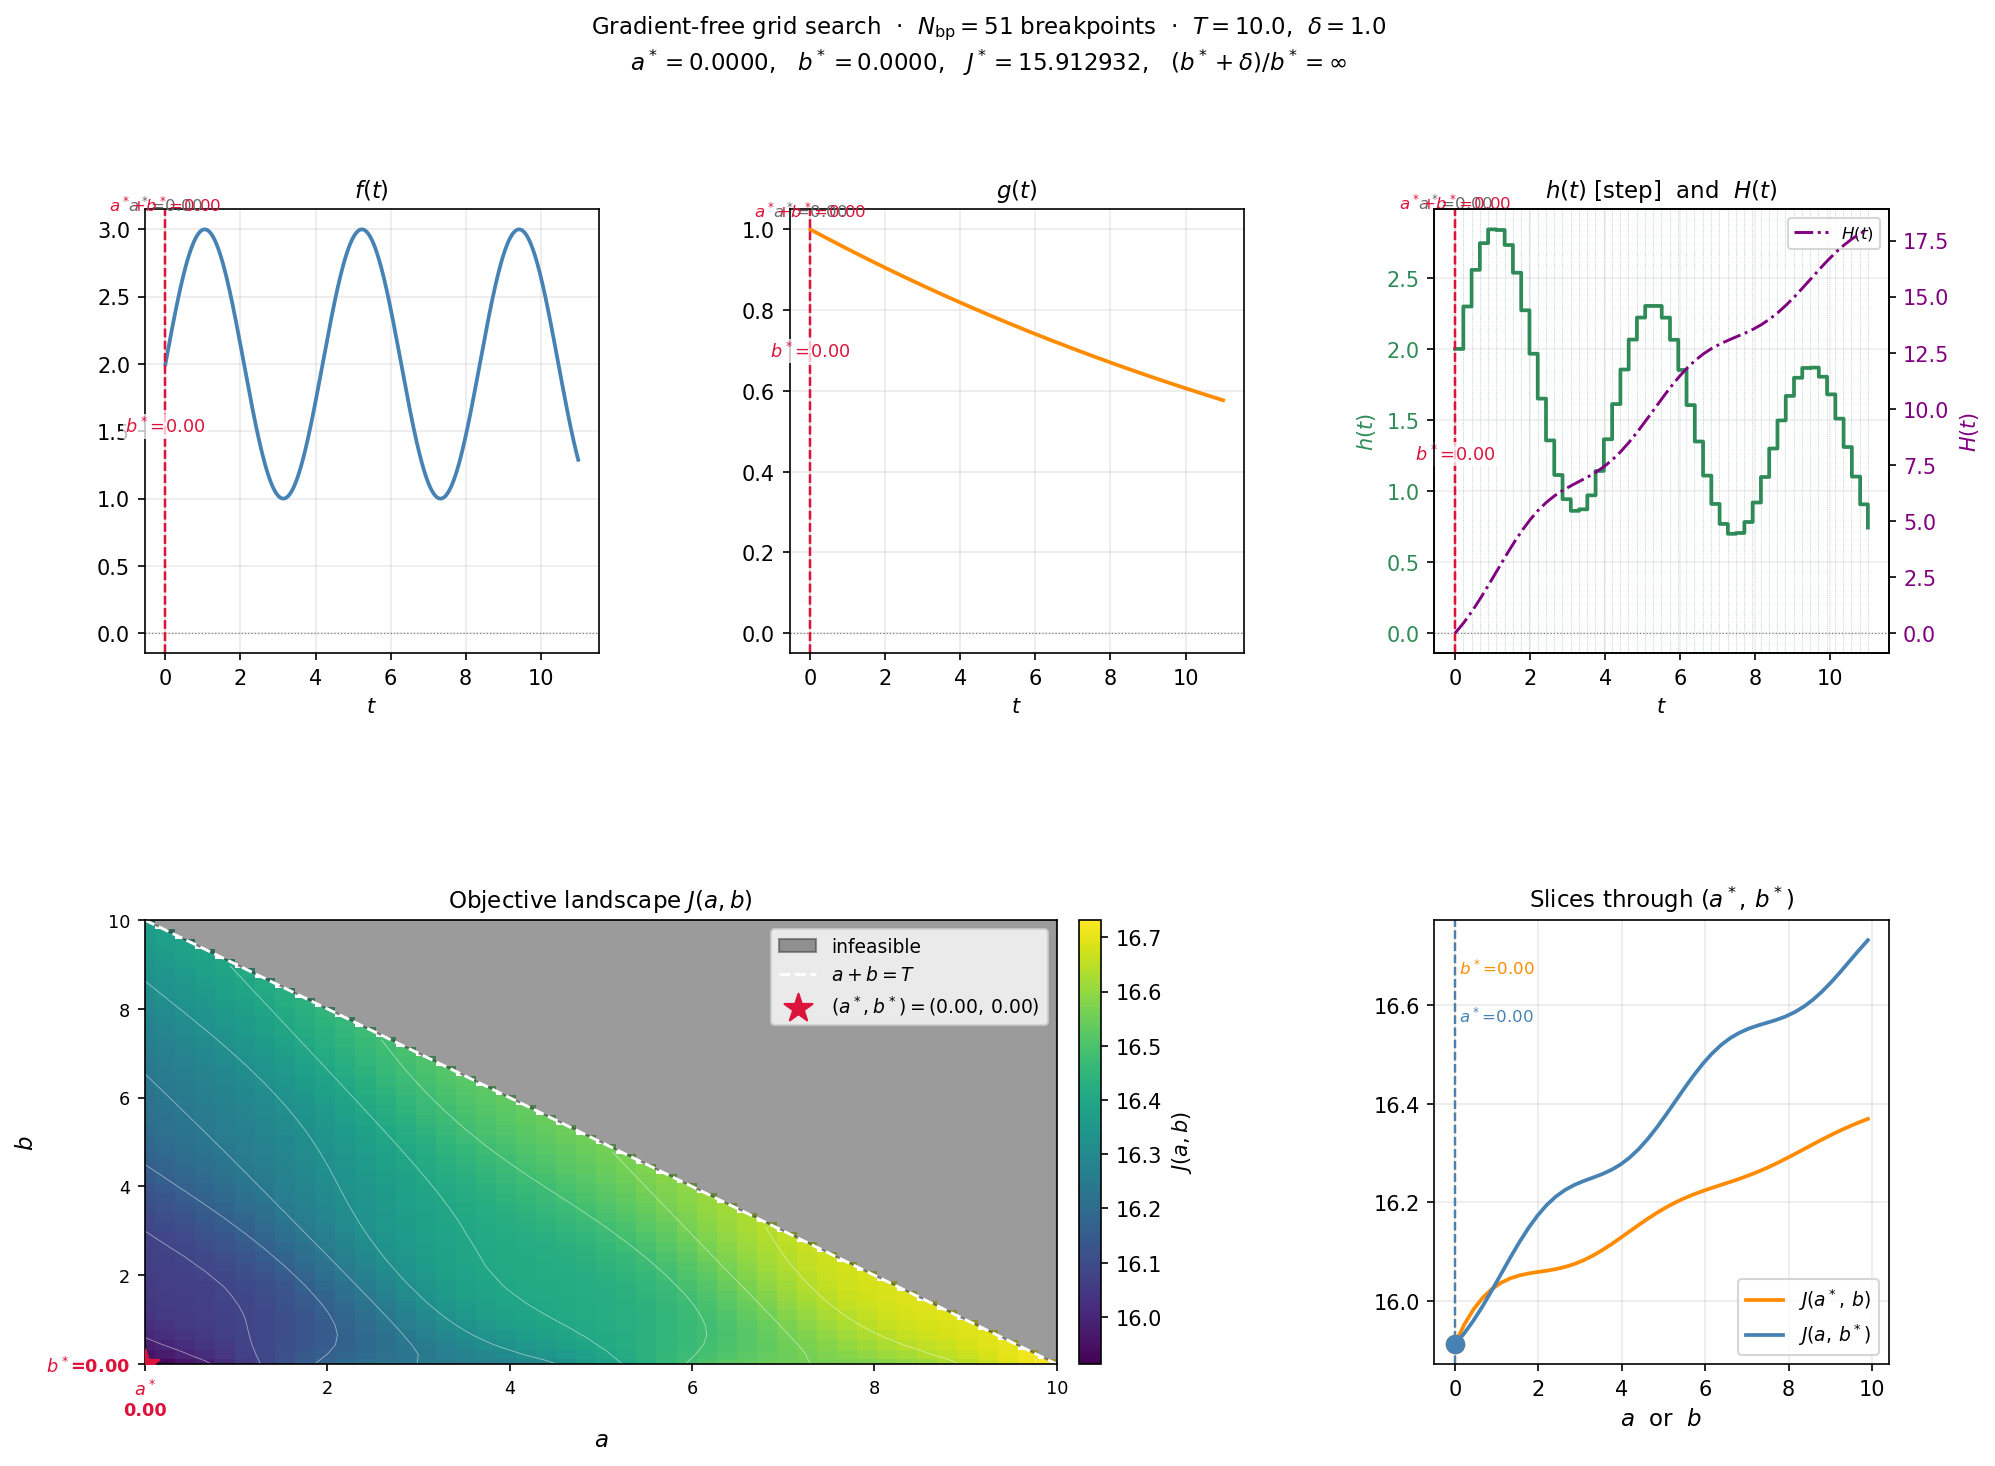

Python code for this plot:
import matplotlib.gridspec as gridspec
import matplotlib.pyplot as plt
import numpy as np

# ── Problem parameters ─────────────────────────────────────────────────
T = 10.0
delta = 1.0


# ── Smooth component functions ─────────────────────────────────────────
def f(t):
    return np.sin(1.5 * t) + 2.0


def g(t):
    return np.exp(-0.05 * t)


# ── Shared breakpoint grid ─────────────────────────────────────────────
# bp covers [0, T+δ] and serves two purposes:
#   1. the only allowed values for a and b  (restricted to bp ∩ [0, T])
#   2. the left edges of the piecewise-constant ("step") h
N_BP = 51
bp = np.linspace(0, T + delta, N_BP)  # shape (N_BP,)
dt = bp[1] - bp[0]

# Stepwise h: evaluate original h = f·g at each breakpoint.
# h is then CONSTANT on [bp[k], bp[k+1]) with value h_step[k].
h_step = f(bp) * g(bp)  # shape (N_BP,)


# ── Piecewise-constant Riemann integral ────────────────────────────────
def step_integral(fn, lo, hi):
    """
    Integrate a step function from lo to hi.
    The step function equals fn(bp[k]) on the interval [bp[k], bp[k+1]).
    fn is called once per breakpoint interval that overlaps [lo, hi].
    """
    total = 0.0
    for k in range(N_BP - 1):
        left = max(bp[k], lo)
        right = min(bp[k + 1], hi)
        if right > left:
            total += fn(bp[k]) * (right - left)
    # Tail beyond the last breakpoint (only relevant if hi > bp[-1])
    if hi > bp[-1]:
        total += fn(bp[-1]) * (hi - bp[-1])
    return total


# H(x): cumulative step-integral of h from 0 to x
def H(x):
    return step_integral(lambda t: f(t) * g(t), 0.0, x)


H_total = H(T + delta)


# ── Objective: three-term integral with domain stretching ─────────────
def objective(a, b):
    # Term 1 – ∫₀ᵃ  h(t) dt
    term1 = H(a)

    # Term 2 – ∫ₐᵃ⁺ᵇ⁺δ  f(mapped)·g(t)·scale dt
    #           mapped = (t − a)·scale + a,  scale = b/(b+δ)
    if b > 1e-10:
        scale = b / (b + delta)
        term2 = step_integral(
            lambda t: f((t - a) * scale + a) * g(t) * scale,
            a,
            a + b + delta,
        )
    else:
        term2 = 0.0

    # Term 3 – ∫ₐ₊ᵦ₊δᵀ⁺δ  f(t−δ)·g(t) dt
    term3 = step_integral(
        lambda t: f(t - delta) * g(t),
        a + b + delta,
        T + delta,
    )

    return term1 + term2 + term3


# ── Discrete candidate sets for a and b ───────────────────────────────
a_choices = bp[bp <= T]  # breakpoints inside [0, T]
b_choices = bp[bp <= T]
Na = len(a_choices)
Nb = len(b_choices)

# ── Grid search over all feasible (a, b) pairs ─────────────────────────
A_grid, B_grid = np.meshgrid(a_choices, b_choices, indexing="ij")
feasible = (A_grid + B_grid) <= T

J = np.full((Na, Nb), np.nan)
for i, a in enumerate(a_choices):
    for j, b in enumerate(b_choices):
        if feasible[i, j]:
            J[i, j] = objective(a, b)

# ── Minimiser ──────────────────────────────────────────────────────────
idx = np.unravel_index(np.nanargmin(J), J.shape)
a_star = a_choices[idx[0]]
b_star = b_choices[idx[1]]
J_star = J[idx]

print(f"Breakpoints : N = {N_BP},  dt = {dt:.4f},  grid [0, {T + delta:.1f}]")
print(
    f"Candidates  : {Na} values for a,  {Nb} for b,  {int(feasible.sum())} feasible pairs"
)
print(f"a*          = {a_star:.4f}")
print(f"b*          = {b_star:.4f}")
print(f"J*          = {J_star:.6f}")
if b_star > 1e-10:
    print(f"(b*+δ)/b*   = {(b_star + delta) / b_star:.4f}")
else:
    print("(b*+δ)/b*   = ∞  (b* = 0)")

# ══════════════════════════════════════════════════════════════════════
#  Plots
# ══════════════════════════════════════════════════════════════════════

t_dense = np.linspace(0, T + delta, 800)
f_dense = f(t_dense)
g_dense = g(t_dense)


# Stepwise h on the dense grid — each point snaps to its bp interval value
def h_dense_step(t_arr):
    k = np.clip(np.searchsorted(bp, t_arr, side="right") - 1, 0, N_BP - 1)
    return h_step[k]


h_dense = h_dense_step(t_dense)

# Piecewise-linear H on the dense grid (exact for the step h)
H_dense = np.array([H(t) for t in t_dense])

WIN_COLOR = "crimson"
WIN_ALPHA = 0.13


def annotate_window(ax, y_data, a, b, color=WIN_COLOR):
    """
    Shade [a, a+b], draw dashed boundary lines, and add:
      • labels 'a* = X.XX' and 'a*+b* = X.XX' above each boundary
      • a double-headed arrow spanning b* labelled inside the window
    """
    ymin_d = float(np.min(y_data))
    ymax_d = float(np.max(y_data))
    yr = ymax_d - ymin_d or 1.0

    ax.axvspan(a, a + b, alpha=WIN_ALPHA, color=color, zorder=0)
    ax.axvline(a, color=color, lw=1.1, ls="--", zorder=2)
    ax.axvline(a + b, color=color, lw=1.1, ls="--", zorder=2)

    # Labels above the boundary lines (clip_on=False lets them sit above axes)
    y_top = ymax_d + 0.06 * yr
    ax.text(
        a,
        y_top,
        f"$a^*\\!=\\!{a:.2f}$",
        ha="center",
        va="bottom",
        fontsize=8,
        color="dimgray",
        clip_on=False,
    )
    ax.text(
        a + b,
        y_top,
        f"$a^*\\!+\\!b^*\\!=\\!{a + b:.2f}$",
        ha="center",
        va="bottom",
        fontsize=8,
        color=color,
        clip_on=False,
    )

    # Double-headed arrow for the b* span
    y_arrow = ymin_d + 0.18 * yr
    ax.annotate(
        "",
        xy=(a + b, y_arrow),
        xytext=(a, y_arrow),
        arrowprops=dict(arrowstyle="<->", color=color, lw=1.3),
        zorder=3,
    )
    ax.text(
        a + b / 2,
        y_arrow + 0.05 * yr,
        f"$b^*\\!=\\!{b:.2f}$",
        ha="center",
        va="bottom",
        fontsize=8.5,
        color=color,
        zorder=3,
        bbox=dict(fc="white", ec="none", alpha=0.75, pad=1),
    )


fig = plt.figure(figsize=(15, 10))
gs = gridspec.GridSpec(2, 3, figure=fig, hspace=0.60, wspace=0.42)

# ── Panel 1 · f(t) ─────────────────────────────────────────────────────
ax_f = fig.add_subplot(gs[0, 0])
ax_f.plot(t_dense, f_dense, color="steelblue", lw=1.8)
ax_f.axhline(0, color="gray", lw=0.6, ls=":")
annotate_window(ax_f, f_dense, a_star, b_star)
ax_f.set_title("$f(t)$", fontsize=11)
ax_f.set_xlabel("$t$")
ax_f.grid(True, alpha=0.25)

# ── Panel 2 · g(t) ─────────────────────────────────────────────────────
ax_g = fig.add_subplot(gs[0, 1])
ax_g.plot(t_dense, g_dense, color="darkorange", lw=1.8)
ax_g.axhline(0, color="gray", lw=0.6, ls=":")
annotate_window(ax_g, g_dense, a_star, b_star)
ax_g.set_title("$g(t)$", fontsize=11)
ax_g.set_xlabel("$t$")
ax_g.grid(True, alpha=0.25)

# ── Panel 3 · h(t) step + H(t) ────────────────────────────────────────
ax_h = fig.add_subplot(gs[0, 2])

# Faint vertical lines at each breakpoint to show the step grid
for edge in bp:
    ax_h.axvline(edge, color="seagreen", lw=0.4, ls=":", alpha=0.45, zorder=0)

ax_h.step(
    t_dense,
    h_dense,
    color="seagreen",
    lw=1.8,
    where="post",
    label="$h$ (step)",
    zorder=2,
)
ax_h.axhline(0, color="gray", lw=0.6, ls=":")
annotate_window(ax_h, h_dense, a_star, b_star)
ax_h.set_ylabel("$h(t)$", color="seagreen")
ax_h.tick_params(axis="y", labelcolor="seagreen")
ax_h.set_xlabel("$t$")

ax_H = ax_h.twinx()
ax_H.plot(t_dense, H_dense, color="purple", lw=1.4, ls="-.", label="$H(t)$")
ax_H.set_ylabel("$H(t)$", color="purple")
ax_H.tick_params(axis="y", labelcolor="purple")

lines = ax_h.get_lines()[:1] + ax_H.get_lines()[:1]
labels = [ln.get_label() for ln in lines]
ax_h.legend(lines, labels, fontsize=8, loc="upper right")
ax_h.set_title("$h(t)$ [step]  and  $H(t)$", fontsize=11)
ax_h.grid(True, alpha=0.20)

# ── Panel 4 · J(a, b) landscape ───────────────────────────────────────
ax_J = fig.add_subplot(gs[1, :2])

J_plot = np.where(feasible, J, np.nan)
vmin = float(np.nanmin(J_plot))
vmax = float(np.nanmax(J_plot))
levels = np.linspace(vmin, vmax, 40)

# pcolormesh handles NaN / masked cells cleanly on a coarse grid
pcm = ax_J.pcolormesh(
    a_choices,
    b_choices,
    J_plot.T,
    cmap="viridis",
    vmin=vmin,
    vmax=vmax,
    shading="nearest",
)

# Overlay contour lines where data exists
J_c = np.where(feasible, J, np.nan)
ax_J.contour(
    a_choices, b_choices, J_c.T, levels=12, colors="white", linewidths=0.4, alpha=0.5
)

# Infeasible region
ax_J.fill([0, T, T, 0], [T, 0, T, T], color="0.22", alpha=0.50, label="infeasible")
a_bnd = np.linspace(0, T, 300)
ax_J.plot(a_bnd, T - a_bnd, "w--", lw=1.4, label="$a+b=T$")

# Crosshairs from optimal point to both axes
ax_J.plot([a_star, a_star], [0, b_star], color=WIN_COLOR, lw=0.9, ls=":", alpha=0.9)
ax_J.plot([0, a_star], [b_star, b_star], color=WIN_COLOR, lw=0.9, ls=":", alpha=0.9)

# Optimal point
ax_J.scatter(
    [a_star],
    [b_star],
    color=WIN_COLOR,
    s=200,
    zorder=6,
    marker="*",
    label=f"$(a^*, b^*) = ({a_star:.2f},\\,{b_star:.2f})$",
)

# Highlight a* on x-axis and b* on y-axis with coloured tick labels
base_x = [v for v in range(0, int(T) + 1, 2) if abs(v - a_star) > 0.3]
base_y = [v for v in range(0, int(T) + 1, 2) if abs(v - b_star) > 0.3]

ax_J.set_xticks(sorted(base_x + [a_star]))
ax_J.set_xticklabels(
    [
        f"$a^*$\n{a_star:.2f}" if abs(v - a_star) < 0.01 else f"{int(v)}"
        for v in sorted(base_x + [a_star])
    ],
    fontsize=8.5,
)
ax_J.set_yticks(sorted(base_y + [b_star]))
ax_J.set_yticklabels(
    [
        f"$b^*$={b_star:.2f}" if abs(v - b_star) < 0.01 else f"{int(v)}"
        for v in sorted(base_y + [b_star])
    ],
    fontsize=8.5,
)
for lbl in ax_J.get_xticklabels():
    if "a^*" in lbl.get_text():
        lbl.set_color(WIN_COLOR)
        lbl.set_fontweight("bold")
for lbl in ax_J.get_yticklabels():
    if "b^*" in lbl.get_text():
        lbl.set_color(WIN_COLOR)
        lbl.set_fontweight("bold")

plt.colorbar(pcm, ax=ax_J, pad=0.02, label="$J(a, b)$")
ax_J.set_xlim(0, T)
ax_J.set_ylim(0, T)
ax_J.set_xlabel("$a$", fontsize=11)
ax_J.set_ylabel("$b$", fontsize=11)
ax_J.set_title("Objective landscape $J(a, b)$", fontsize=11)
ax_J.legend(fontsize=9, loc="upper right")

# ── Panel 5 · Slices through the optimum ──────────────────────────────
ax_sl = fig.add_subplot(gs[1, 2])

b_mask = a_star + b_choices <= T
ax_sl.plot(
    b_choices[b_mask],
    J[idx[0], b_mask],
    color="darkorange",
    lw=1.8,
    label=f"$J(a^*,\\,b)$",
)
ax_sl.axvline(b_star, color="darkorange", lw=1.1, ls="--")
ax_sl.scatter([b_star], [J_star], color="darkorange", s=70, zorder=5)

a_mask = a_choices + b_star <= T
ax_sl.plot(
    a_choices[a_mask],
    J[a_mask, idx[1]],
    color="steelblue",
    lw=1.8,
    label=f"$J(a,\\,b^*)$",
)
ax_sl.axvline(a_star, color="steelblue", lw=1.1, ls="--")
ax_sl.scatter([a_star], [J_star], color="steelblue", s=70, zorder=5)

# Label the vertical markers
sl_yvals = np.concatenate([J[idx[0], b_mask], J[a_mask, idx[1]]])
sl_ymax = float(np.nanmax(sl_yvals))
sl_yr = sl_ymax - float(np.nanmin(sl_yvals)) or 1.0
ax_sl.text(
    b_star + 0.1,
    sl_ymax - 0.04 * sl_yr,
    f"$b^*\\!=\\!{b_star:.2f}$",
    va="top",
    fontsize=8,
    color="darkorange",
)
ax_sl.text(
    a_star + 0.1,
    sl_ymax - 0.16 * sl_yr,
    f"$a^*\\!=\\!{a_star:.2f}$",
    va="top",
    fontsize=8,
    color="steelblue",
)

ax_sl.set_xlabel("$a$  or  $b$", fontsize=11)
ax_sl.set_title("Slices through $(a^*,\\,b^*)$", fontsize=11)
ax_sl.legend(fontsize=9)
ax_sl.grid(True, alpha=0.25)

# ── Supertitle ─────────────────────────────────────────────────────────
ratio_str = (
    f"$(b^*\\!+\\!\\delta)/b^* = {(b_star + delta) / b_star:.4f}$"
    if b_star > 1e-10
    else "$(b^*+\\delta)/b^* = \\infty$"
)
fig.suptitle(
    f"Gradient-free grid search  ·  $N_{{\\mathrm{{bp}}}}={N_BP}$ breakpoints"
    f"  ·  $T={T}$,  $\\delta={delta}$\n"
    f"$a^* = {a_star:.4f}$,   $b^* = {b_star:.4f}$,"
    f"   $J^* = {J_star:.6f}$,   {ratio_str}",
    fontsize=11,
    y=1.01,
)

plt.savefig("optimizer_demo.pdf", bbox_inches="tight")
plt.savefig("optimizer_demo.png", dpi=150, bbox_inches="tight")
plt.show()
print("Figures saved → optimizer_demo.pdf / .png")
